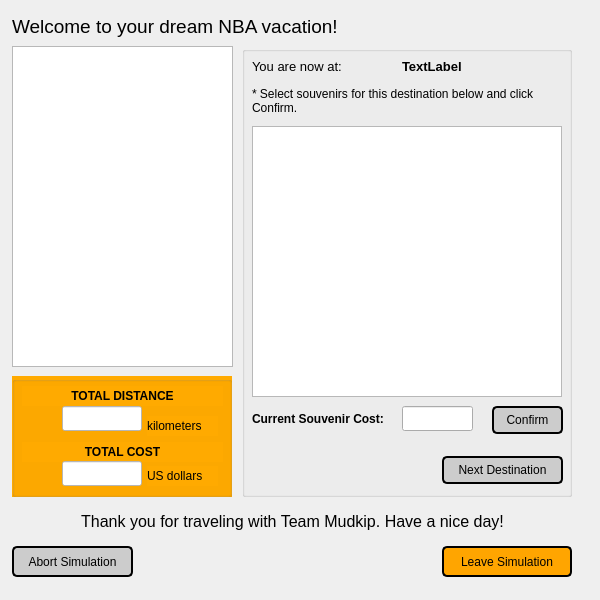
<?xml version="1.0" encoding="UTF-8"?>
<ui version="4.0">
 <class>vSimulation</class>
 <widget class="QWidget" name="vSimulation">
  <property name="geometry">
   <rect>
    <x>0</x>
    <y>0</y>
    <width>600</width>
    <height>600</height>
   </rect>
  </property>
  <property name="windowTitle">
   <string>Form</string>
  </property>
  <widget class="QLabel" name="titleLabel">
   <property name="geometry">
    <rect>
     <x>12</x>
     <y>6</y>
     <width>461</width>
     <height>41</height>
    </rect>
   </property>
   <property name="font">
    <font>
     <pointsize>14</pointsize>
    </font>
   </property>
   <property name="text">
    <string>Welcome to your dream NBA vacation!</string>
   </property>
  </widget>
  <widget class="QGroupBox" name="foodGroupBox">
   <property name="geometry">
    <rect>
     <x>242</x>
     <y>46</y>
     <width>330</width>
     <height>451</height>
    </rect>
   </property>
   <property name="title">
    <string/>
   </property>
   <widget class="QLabel" name="welcomeLabel_3">
    <property name="geometry">
     <rect>
      <x>10</x>
      <y>10</y>
      <width>141</width>
      <height>21</height>
     </rect>
    </property>
    <property name="font">
     <font>
      <pointsize>10</pointsize>
     </font>
    </property>
    <property name="text">
     <string>You are now at: </string>
    </property>
   </widget>
   <widget class="QLabel" name="currArenaLabel_3">
    <property name="geometry">
     <rect>
      <x>160</x>
      <y>10</y>
      <width>161</width>
      <height>21</height>
     </rect>
    </property>
    <property name="font">
     <font>
      <pointsize>10</pointsize>
      <weight>75</weight>
      <bold>true</bold>
     </font>
    </property>
    <property name="text">
     <string>TextLabel</string>
    </property>
   </widget>
   <widget class="QTableWidget" name="souvenirTableWidget">
    <property name="geometry">
     <rect>
      <x>10</x>
      <y>80</y>
      <width>310</width>
      <height>271</height>
     </rect>
    </property>
    <attribute name="verticalHeaderVisible">
     <bool>false</bool>
    </attribute>
   </widget>
   <widget class="QPushButton" name="nextDestButton">
    <property name="geometry">
     <rect>
      <x>200</x>
      <y>410</y>
      <width>121</width>
      <height>28</height>
     </rect>
    </property>
    <property name="styleSheet">
     <string notr="true">background-color:#cccccc;
border-style: solid;
border-color: black;
border-width: 2px;
border-radius: 5px;</string>
    </property>
    <property name="text">
     <string>Next Destination</string>
    </property>
   </widget>
   <widget class="QLabel" name="currDestCostLabel_3">
    <property name="geometry">
     <rect>
      <x>10</x>
      <y>365</y>
      <width>141</width>
      <height>16</height>
     </rect>
    </property>
    <property name="font">
     <font>
      <pointsize>9</pointsize>
      <weight>75</weight>
      <bold>true</bold>
     </font>
    </property>
    <property name="text">
     <string>Current Souvenir Cost: </string>
    </property>
   </widget>
   <widget class="QLineEdit" name="currDestCostLine">
    <property name="geometry">
     <rect>
      <x>160</x>
      <y>360</y>
      <width>71</width>
      <height>25</height>
     </rect>
    </property>
    <property name="font">
     <font>
      <pointsize>9</pointsize>
     </font>
    </property>
    <property name="alignment">
     <set>Qt::AlignRight|Qt::AlignTrailing|Qt::AlignVCenter</set>
    </property>
    <property name="readOnly">
     <bool>true</bool>
    </property>
   </widget>
   <widget class="QLabel" name="label_7">
    <property name="geometry">
     <rect>
      <x>10</x>
      <y>40</y>
      <width>311</width>
      <height>31</height>
     </rect>
    </property>
    <property name="text">
     <string>&lt;html&gt;&lt;head/&gt;&lt;body&gt;&lt;p&gt;* Select souvenirs for this destination below and click Confirm.&lt;/p&gt;&lt;/body&gt;&lt;/html&gt;</string>
    </property>
    <property name="wordWrap">
     <bool>true</bool>
    </property>
   </widget>
   <widget class="QPushButton" name="confirmSouvenirButton">
    <property name="geometry">
     <rect>
      <x>250</x>
      <y>360</y>
      <width>71</width>
      <height>28</height>
     </rect>
    </property>
    <property name="styleSheet">
     <string notr="true">background-color:#cccccc;
border-style: solid;
border-color: black;
border-width: 2px;
border-radius: 5px;</string>
    </property>
    <property name="text">
     <string>Confirm</string>
    </property>
   </widget>
  </widget>
  <widget class="QPushButton" name="cancelButton">
   <property name="geometry">
    <rect>
     <x>12</x>
     <y>546</y>
     <width>121</width>
     <height>31</height>
    </rect>
   </property>
   <property name="styleSheet">
    <string notr="true">background-color:#cccccc;
border-style: solid;
border-color: black;
border-width: 2px;
border-radius: 5px;</string>
   </property>
   <property name="text">
    <string>Abort Simulation</string>
   </property>
  </widget>
  <widget class="QLabel" name="goodbyeLabel">
   <property name="geometry">
    <rect>
     <x>12</x>
     <y>506</y>
     <width>561</width>
     <height>31</height>
    </rect>
   </property>
   <property name="font">
    <font>
     <pointsize>12</pointsize>
    </font>
   </property>
   <property name="text">
    <string>&lt;html&gt;&lt;head/&gt;&lt;body&gt;&lt;p align=&quot;center&quot;&gt;Thank you for traveling with Team Mudkip. Have a nice day!&lt;/p&gt;&lt;/body&gt;&lt;/html&gt;</string>
   </property>
  </widget>
  <widget class="QGroupBox" name="groupBox">
   <property name="geometry">
    <rect>
     <x>12</x>
     <y>376</y>
     <width>220</width>
     <height>121</height>
    </rect>
   </property>
   <property name="styleSheet">
    <string notr="true">background-color: rgb(255, 170, 0);</string>
   </property>
   <property name="title">
    <string/>
   </property>
   <widget class="QLabel" name="totalDistLabel_3">
    <property name="geometry">
     <rect>
      <x>10</x>
      <y>10</y>
      <width>201</width>
      <height>20</height>
     </rect>
    </property>
    <property name="font">
     <font>
      <pointsize>9</pointsize>
      <weight>75</weight>
      <bold>true</bold>
     </font>
    </property>
    <property name="text">
     <string>TOTAL DISTANCE</string>
    </property>
    <property name="alignment">
     <set>Qt::AlignCenter</set>
    </property>
   </widget>
   <widget class="QLineEdit" name="totalDistLine">
    <property name="geometry">
     <rect>
      <x>50</x>
      <y>30</y>
      <width>80</width>
      <height>25</height>
     </rect>
    </property>
    <property name="font">
     <font>
      <pointsize>9</pointsize>
     </font>
    </property>
    <property name="styleSheet">
     <string notr="true">background-color: rgb(255, 255, 255);</string>
    </property>
    <property name="alignment">
     <set>Qt::AlignRight|Qt::AlignTrailing|Qt::AlignVCenter</set>
    </property>
    <property name="readOnly">
     <bool>true</bool>
    </property>
   </widget>
   <widget class="QLabel" name="totalCostLabel_3">
    <property name="geometry">
     <rect>
      <x>10</x>
      <y>66</y>
      <width>201</width>
      <height>20</height>
     </rect>
    </property>
    <property name="font">
     <font>
      <pointsize>9</pointsize>
      <weight>75</weight>
      <bold>true</bold>
     </font>
    </property>
    <property name="text">
     <string>TOTAL COST</string>
    </property>
    <property name="alignment">
     <set>Qt::AlignCenter</set>
    </property>
   </widget>
   <widget class="QLineEdit" name="totalCostLine">
    <property name="geometry">
     <rect>
      <x>50</x>
      <y>85</y>
      <width>80</width>
      <height>25</height>
     </rect>
    </property>
    <property name="font">
     <font>
      <pointsize>9</pointsize>
     </font>
    </property>
    <property name="styleSheet">
     <string notr="true">background-color: rgb(255, 255, 255);</string>
    </property>
    <property name="alignment">
     <set>Qt::AlignRight|Qt::AlignTrailing|Qt::AlignVCenter</set>
    </property>
    <property name="readOnly">
     <bool>true</bool>
    </property>
   </widget>
   <widget class="QLabel" name="label_8">
    <property name="geometry">
     <rect>
      <x>135</x>
      <y>40</y>
      <width>71</width>
      <height>20</height>
     </rect>
    </property>
    <property name="text">
     <string>kilometers</string>
    </property>
   </widget>
   <widget class="QLabel" name="label_9">
    <property name="geometry">
     <rect>
      <x>135</x>
      <y>90</y>
      <width>71</width>
      <height>20</height>
     </rect>
    </property>
    <property name="text">
     <string>US dollars</string>
    </property>
   </widget>
  </widget>
  <widget class="QPushButton" name="endVacationButton">
   <property name="geometry">
    <rect>
     <x>442</x>
     <y>546</y>
     <width>130</width>
     <height>31</height>
    </rect>
   </property>
   <property name="styleSheet">
    <string notr="true">background-color:#ffa500;
border-style: solid;
border-color: black;
border-width: 2px;
border-radius: 5px;</string>
   </property>
   <property name="text">
    <string>Leave Simulation</string>
   </property>
  </widget>
  <widget class="QListWidget" name="destinationWidget">
   <property name="geometry">
    <rect>
     <x>12</x>
     <y>46</y>
     <width>221</width>
     <height>321</height>
    </rect>
   </property>
  </widget>
 </widget>
 <resources/>
 <connections/>
</ui>
